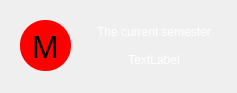
     <widget class="QWidget" name="info_widget" native="true">
      <property name="sizePolicy">
       <sizepolicy hsizetype="Preferred" vsizetype="Fixed">
        <horstretch>0</horstretch>
        <verstretch>0</verstretch>
       </sizepolicy>
      </property>
      <property name="minimumSize">
       <size>
        <width>0</width>
        <height>93</height>
       </size>
      </property>
      <property name="styleSheet">
       <string notr="true">background: qlineargradient(x1: 0, y1: 0, x2: 0, y2: 1,
  stop: 0 black, 
  stop: 1.0 white);
</string>
      </property>
      <widget class="QLabel" name="profile_logo">
       <property name="geometry">
        <rect>
         <x>20</x>
         <y>20</y>
         <width>51</width>
         <height>51</height>
        </rect>
       </property>
       <property name="font">
        <font>
         <family>Comic Sans MX</family>
         <pointsize>-1</pointsize>
         <italic>false</italic>
         <bold>false</bold>
        </font>
       </property>
       <property name="styleSheet">
        <string notr="true">background: solid red;
border-radius: 25px;
font: 30px;
color: black;
font-family:Comic Sans MX;</string>
       </property>
       <property name="text">
        <string>M</string>
       </property>
       <property name="alignment">
        <set>Qt::AlignCenter</set>
       </property>
      </widget>
      <widget class="QGroupBox" name="verticalGroupBox">
       <property name="geometry">
        <rect>
         <x>80</x>
         <y>20</y>
         <width>148</width>
         <height>51</height>
        </rect>
       </property>
       <property name="styleSheet">
        <string notr="true">background:00000000;
color:white;
border:0px;
font: 12pt &quot;Segoe UI&quot;;</string>
       </property>
       <property name="alignment">
        <set>Qt::AlignCenter</set>
       </property>
       <layout class="QVBoxLayout" name="verticalLayout_16">
        <property name="spacing">
         <number>4</number>
        </property>
        <property name="leftMargin">
         <number>0</number>
        </property>
        <property name="topMargin">
         <number>0</number>
        </property>
        <property name="rightMargin">
         <number>0</number>
        </property>
        <property name="bottomMargin">
         <number>0</number>
        </property>
        <item>
         <widget class="QLabel" name="label_5">
          <property name="text">
           <string>The current semester</string>
          </property>
          <property name="alignment">
           <set>Qt::AlignCenter</set>
          </property>
         </widget>
        </item>
        <item>
         <widget class="QLabel" name="currentYear">
          <property name="text">
           <string>TextLabel</string>
          </property>
          <property name="alignment">
           <set>Qt::AlignCenter</set>
          </property>
         </widget>
        </item>
       </layout>
      </widget>
     </widget>
